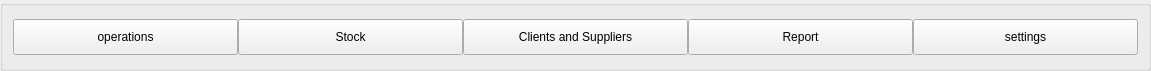
   <widget class="QGroupBox" name="NavBar">
    <property name="geometry">
     <rect>
      <x>20</x>
      <y>10</y>
      <width>1151</width>
      <height>71</height>
     </rect>
    </property>
    <property name="styleSheet">
     <string notr="true">QPushButton{
padding:10px

}
QGroupBox#NavBar{
border: 2px solid #ffffff;
border-radius: 10px;
border-style: outset;
background-color: rgba(193, 193, 193, 150);
}</string>
    </property>
    <layout class="QHBoxLayout" name="horizontalLayout_2" stretch="0,0,0,0,0">
     <property name="spacing">
      <number>0</number>
     </property>
     <property name="sizeConstraint">
      <enum>QLayout::SetDefaultConstraint</enum>
     </property>
     <property name="leftMargin">
      <number>10</number>
     </property>
     <property name="topMargin">
      <number>0</number>
     </property>
     <property name="rightMargin">
      <number>10</number>
     </property>
     <property name="bottomMargin">
      <number>0</number>
     </property>
     <item>
      <widget class="QPushButton" name="OperationsBtn">
       <property name="styleSheet">
        <string notr="true">font: 75 12pt &quot;Times New Roman&quot;;
</string>
       </property>
       <property name="text">
        <string>operations</string>
       </property>
       <property name="icon">
        <iconset resource="Resources.qrc">
         <normaloff>:/resources/daily.png</normaloff>:/resources/daily.png</iconset>
       </property>
       <property name="flat">
        <bool>false</bool>
       </property>
      </widget>
     </item>
     <item>
      <widget class="QPushButton" name="StockBtn">
       <property name="styleSheet">
        <string notr="true">font: 75 12pt &quot;Times New Roman&quot;;</string>
       </property>
       <property name="text">
        <string>Stock</string>
       </property>
       <property name="icon">
        <iconset resource="Resources.qrc">
         <normaloff>:/resources/book.png</normaloff>:/resources/book.png</iconset>
       </property>
      </widget>
     </item>
     <item>
      <widget class="QPushButton" name="ClientsBtn">
       <property name="styleSheet">
        <string notr="true">font: 75 12pt &quot;Times New Roman&quot;;</string>
       </property>
       <property name="text">
        <string>Clients and Suppliers</string>
       </property>
       <property name="icon">
        <iconset resource="Resources.qrc">
         <normaloff>:/resources/person.png</normaloff>:/resources/person.png</iconset>
       </property>
      </widget>
     </item>
     <item>
      <widget class="QPushButton" name="ReportBtn">
       <property name="styleSheet">
        <string notr="true">font: 75 12pt &quot;Times New Roman&quot;;</string>
       </property>
       <property name="text">
        <string>Report</string>
       </property>
       <property name="icon">
        <iconset resource="Resources.qrc">
         <normaloff>:/resources/history.png</normaloff>:/resources/history.png</iconset>
       </property>
      </widget>
     </item>
     <item>
      <widget class="QPushButton" name="SettingsBtn">
       <property name="enabled">
        <bool>true</bool>
       </property>
       <property name="styleSheet">
        <string notr="true">font: 75 12pt &quot;Times New Roman&quot;;</string>
       </property>
       <property name="text">
        <string>settings</string>
       </property>
       <property name="icon">
        <iconset resource="Resources.qrc">
         <normaloff>:/resources/settings.png</normaloff>:/resources/settings.png</iconset>
       </property>
      </widget>
     </item>
    </layout>
   </widget>
